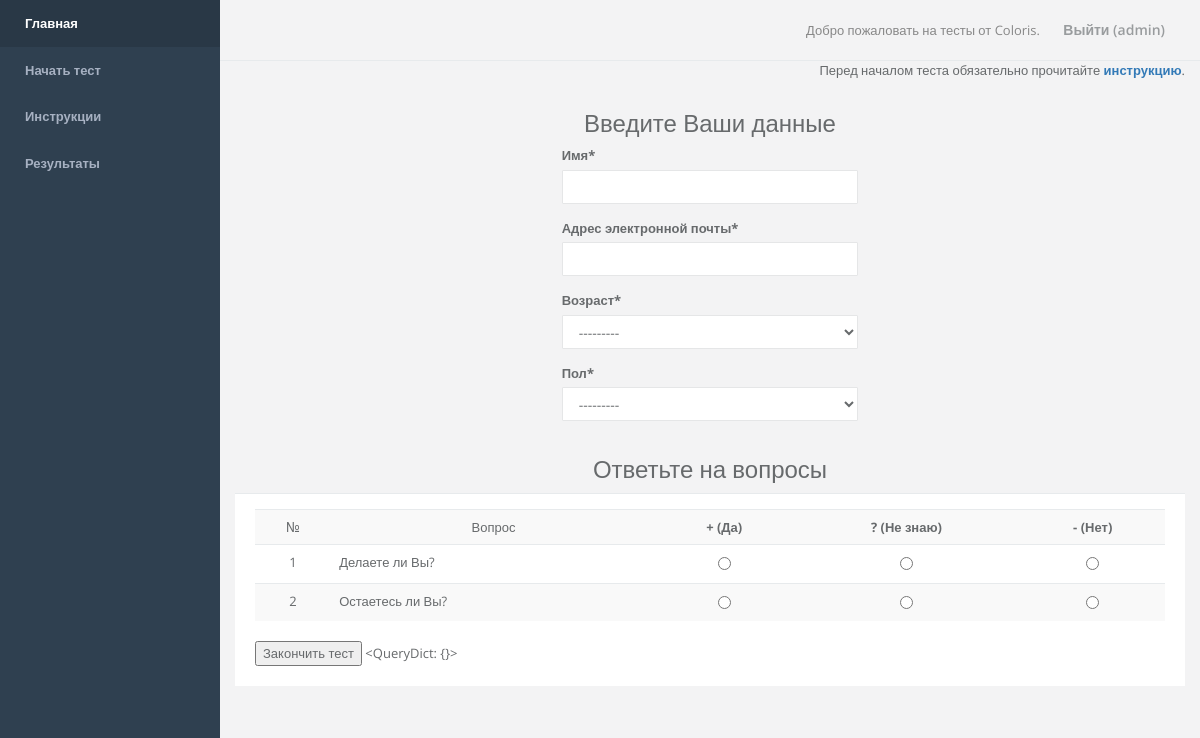
Screenshot of /test/ (signed in) with the database file from the repository.
### oca_test/models.py (models this page shows, shortened)
class Question(models.Model):
    number = models.IntegerField(unique=True)
    text = models.TextField()
    yes = models.IntegerField()
    no = models.IntegerField()
    do_not_know = models.IntegerField()
    character = models.CharField(max_length=1, choices=QUESTION_CHOICES,
                                 default="A")

### oca_test/views.py (the view, shortened to what this page needs)
# urls.py: url(r'^test/$', 'oca_test.views.test', name='test'),
def test(request):
    title = "Oxford Capacity analysis - Тест"
    user_form = UserForm(request.POST or None)
    questions = Question.objects.all()
    context = {
        "title": title,
        "user_form": user_form,
        "questions": questions,
    }
    return render(request, "oca_test.html", context)

### oca_test/forms.py
class UserForm(forms.ModelForm):
    class Meta:
        model = User
        fields = ["name", "email", "age", "sex"]

### oca_test/templates/oca_test.html (shortened to what this page needs)
{% extends "base.html" %}
{% load crispy_forms_tags %}
{% block content %}
    <p align="right">Перед началом теста обязательно прочитайте
        <a href="/instructions/"><strong>инструкцию</strong></a>.
    </p>
    <form method="post" action="">{% csrf_token %}
        <div class="row">
            <div class="col-lg-4 col-lg-offset-4">
                <h2 align="center">Введите Ваши данные</h2>
                {{ user_form|crispy }}
            </div>
        </div>
        <h2 align="center">Ответьте на вопросы</h2>
        <div class="row">
            <div class="col-lg-12">
                <div class="ibox">
                    <div class="ibox-content">
                        <div class="table-responsive">
                            <table class="table table-striped">
                                <tbody>
                                <tr>
                                    <td align="center">№</td>
                                    <td align="center">Вопрос</td>
                                    <td align="center"><strong>+ (Да)</strong></td>
                                    <td align="center"><strong>? (Не знаю)</strong></td>
                                    <td align="center"><strong>- (Нет)</strong></td>
                                </tr>
                                {% for question in questions %}
                                    <tr>
                                        <td align="center">{{ question.number }}</td>
                                        <td align="justify">{{ question.text }}</td>
                                        <td align="center"><input type='radio' value="y" name='{{ question.number }}'></td>
                                        <td align="center"><input type='radio' value="m" name='{{ question.number }}'></td>
                                        <td align="center"><input type='radio' value="n" name='{{ question.number }}'></td>
                                    </tr>
                                {% endfor %}
                                </tbody>
                            </table>
                        </div>
                        <input type="submit" value="Закончить тест">
                    {{ request.POST }}
                    </div>
                </div>
            </div>
        </div>
    </form>
{% endblock %}

### oca_test/templates/nav_top.html (shortened to what this page needs)
            <div class="row border-bottom">
            <nav class="navbar navbar-static-top" role="navigation" style="margin-bottom: 0">
            <ul class="nav navbar-top-links navbar-right">
                <li>
                    <span class="m-r-sm text-muted welcome-message">Добро пожаловать на тесты от Coloris.</span>
                </li>
                <li>
                    {% if user.is_authenticated %}
                    <a href="/logout/">
                        Выйти ({{ user }})
                    </a>
                    {% endif %}
                </li>
            </ul>
            </nav>
            </div>

### rows the page displays
Question: number "1", text "Делаете ли Вы?"
Question: number "2", text "Остаетесь ли Вы?"

### other values shown
{{ user }} "admin"
{{ request.POST }} "<QueryDict: {}>"
